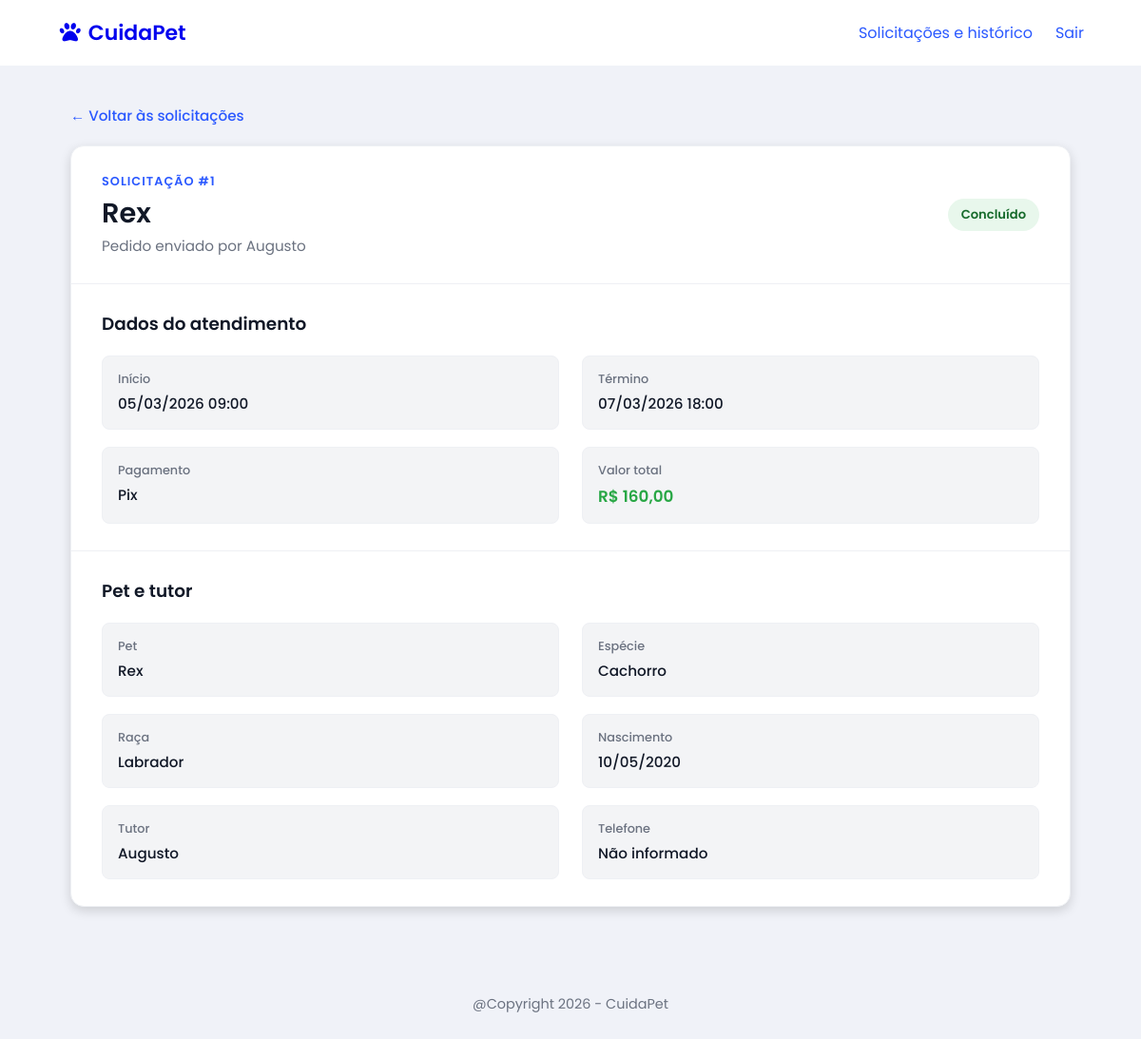
Screenshot of /cuidador/solicitacoes/1/ (signed in) with the database file from the repository.
### paginas/models.py (models this page shows, shortened)
class Agendamento(models.Model):
    class FormaPagamento(models.TextChoices):
        PIX = 'PIX', 'Pix'
        CARTAO = 'CARTAO', 'Cartão'
        DINHEIRO = 'DINHEIRO', 'Dinheiro'
    class Status(models.TextChoices):
        PENDENTE = 'PENDENTE', 'Pendente'
        ACEITO = 'ACEITO', 'Aceito'
        RECUSADO = 'RECUSADO', 'Recusado'
        CONCLUIDO = 'CONCLUIDO', 'Concluído'
        CANCELADO = 'CANCELADO', 'Cancelado'
    usuario = models.ForeignKey(
        'Usuario',
        on_delete=models.CASCADE,
        related_name='agendamentos'
    )
    cuidador = models.ForeignKey(
        'Cuidador',
        on_delete=models.CASCADE,
        related_name='agendamentos'
    )
    pet = models.ForeignKey(
        'Pet',
        on_delete=models.CASCADE,
        related_name='agendamentos'
    )
    forma_pagamento = models.CharField(max_length=20, choices=FormaPagamento.choices, null=False, blank=False)
    status = models.CharField(max_length=10, choices=Status.choices, default=Status.PENDENTE)
    data_inicio = models.DateTimeField(null=False, blank=False)
    data_fim = models.DateTimeField(null=False, blank=False)
    valor_total = models.DecimalField(max_digits=10, decimal_places=2)
    data_criacao = models.DateTimeField(auto_now_add=True)

class Pet(models.Model):
    class Especie(models.TextChoices):
        CACHORRO = 'CACHORRO', 'Cachorro'
        GATO = 'GATO', 'Gato'
    usuario = models.ForeignKey(
        'Usuario',
        on_delete=models.CASCADE,
        related_name='pets'
    )
    nome = models.CharField(max_length=150, null=False, blank=False)
    especie = models.CharField(max_length=20, choices=Especie.choices, null=False, blank=False)
    raca = models.CharField(max_length=150, null=False, blank=False)
    data_nascimento = models.DateField(null=False, blank=False)

class Usuario(AbstractUser):
    class TipoUsuario(models.TextChoices):
        TUTOR = 'TUTOR', 'Tutor'
        CUIDADOR = 'CUIDADOR', 'Cuidador'
    telefone = models.CharField(max_length=11)
    tipo_usuario = models.CharField(
        max_length=10,
        choices=TipoUsuario.choices
    )
    data_criacao = models.DateTimeField(auto_now_add=True)
    @property
    def nome(self):
        return self.first_name

### paginas/views.py (the view)
# urls.py: path('cuidador/solicitacoes/<int:pk>/', views.CuidadorSolicitacaoDetailView.as_view(), name='cuidador_solicitacao_detail'),
class CuidadorSolicitacaoDetailView(CuidadorRequiredMixin, DetailView):
    model = Agendamento
    template_name = 'cuidador_solicitacao_detail.html'
    context_object_name = 'agendamento'
    def get_queryset(self):
        return (Agendamento.objects.filter(cuidador__usuario=self.request.user)
                .select_related('usuario', 'pet', 'cuidador'))

### paginas/views.py (called while the page is built)
    def dispatch(self, request, *args, **kwargs):
        if request.user.is_authenticated and request.user.tipo_usuario != 'CUIDADOR':
            messages.error(request, "Esta área é exclusiva para cuidadores.")
            return redirect('home')
        return super().dispatch(request, *args, **kwargs)

### paginas/templates/cuidador_solicitacao_detail.html (shortened to what this page needs)
{% extends 'base.html' %}
{% load static %}
{% block css %}<link rel="stylesheet" href="{% static 'css/cuidador_solicitacoes.css' %}">{% endblock %}
{% block content %}
<div class="caregiver-page detail-page">
  <a class="back-link" href="{% url 'cuidador_solicitacoes' %}">← Voltar às solicitações</a>
  <article class="detail-card">
    <header class="detail-header">
      <div><p class="eyebrow">Solicitação #{{ agendamento.pk }}</p><h1>{{ agendamento.pet.nome }}</h1><p>Pedido enviado por {{ agendamento.usuario.first_name }}</p></div>
      <span class="status status-{{ agendamento.status|lower }}">{{ agendamento.get_status_display }}</span>
    </header>
    <section class="detail-section"><h2>Dados do atendimento</h2><dl class="detail-grid">
      <div><dt>Início</dt><dd>{{ agendamento.data_inicio|date:'d/m/Y H:i' }}</dd></div>
      <div><dt>Término</dt><dd>{{ agendamento.data_fim|date:'d/m/Y H:i' }}</dd></div>
      <div><dt>Pagamento</dt><dd>{{ agendamento.get_forma_pagamento_display }}</dd></div>
      <div><dt>Valor total</dt><dd class="price">R$ {{ agendamento.valor_total }}</dd></div>
    </dl></section>
    <section class="detail-section"><h2>Pet e tutor</h2><dl class="detail-grid">
      <div><dt>Pet</dt><dd>{{ agendamento.pet.nome }}</dd></div>
      <div><dt>Espécie</dt><dd>{{ agendamento.pet.get_especie_display }}</dd></div>
      <div><dt>Raça</dt><dd>{{ agendamento.pet.raca }}</dd></div>
      <div><dt>Nascimento</dt><dd>{{ agendamento.pet.data_nascimento|date:'d/m/Y' }}</dd></div>
      <div><dt>Tutor</dt><dd>{{ agendamento.usuario.first_name }}</dd></div>
      <div><dt>Telefone</dt><dd>{{ agendamento.usuario.telefone|default:'Não informado' }}</dd></div>
    </dl></section>
  </article>
</div>
{% endblock %}

### paginas/static/css/base.css (style rules this page uses)
:root { --color-primary: #2b59ff; --color-primary-hover: #1b3ecc; --color-primary-soft: #eef2ff; --color-background: #f0f2f8; --color-surface: #ffffff; --color-surface-muted: #f3f4f6; --color-border: #eef0f4; --color-text: #111827; --color-text-secondary: #374151; --color-text-muted: #6b7280; --color-text-subtle: #999999; --color-text-on-primary: #ffffff; --color-success: #28a745; --color-danger: #dc3545; --color-danger-soft: #ffeeee; --color-danger-border: #ffcccc; --color-info: #17a2b8; --color-warning: #f39c12; --color-warning-hover: #e67e22; --color-action-neutral: #95a5a6; --color-text-on-warning: var(--color-text-on-primary); --font-family-base: "Poppins", sans-serif; --radius-sm: 8px; --shadow-sm: 0 2px 4px rgba(0, 0, 0, 0.1); --shadow-md: 0 4px 12px rgba(0, 0, 0, 0.15); --shadow-lg: 0 4px 18px rgba(0, 0, 0, 0.15); --transition-toast: opacity 0.5s ease, transform 0.5s ease; }
* { margin: 0; padding: 0; box-sizing: border-box; font-family: var(--font-family-base); }
html, body { background: var(--color-background); display: flex; flex-direction: column; min-height: 100vh; }
a, a:visited { text-decoration: none; }

### paginas/static/css/cuidador_solicitacoes.css (style rules this page uses)
.caregiver-page { width: 100%; max-width: 1100px; margin: 0 auto; padding: 40px 24px 60px; }
.back-link { display: inline-flex; align-items: center; gap: 6px; margin-bottom: 20px; color: var(--color-primary); font-size: 0.95rem; font-weight: 500; transition: color 0.2s ease, transform 0.2s ease; }
.detail-card { width: 100%; background: var(--color-surface); border: 1px solid var(--color-border); border-radius: 14px; box-shadow: var(--shadow-md); overflow: hidden; }
.detail-header { display: flex; align-items: center; justify-content: space-between; gap: 24px; padding: 28px 32px; border-bottom: 1px solid var(--color-border); }
.detail-header > div { min-width: 0; }
.eyebrow { margin-bottom: 6px; color: var(--color-primary); font-size: 0.8rem; font-weight: 600; text-transform: uppercase; letter-spacing: 0.08em; }
.detail-header h1 { margin-bottom: 5px; color: var(--color-text); font-size: 1.8rem; font-weight: 600; line-height: 1.25; }
.detail-header p:not(.eyebrow) { color: var(--color-text-muted); font-size: 0.95rem; }
.status { flex-shrink: 0; display: inline-flex; align-items: center; justify-content: center; padding: 7px 14px; border-radius: 999px; font-size: 0.82rem; font-weight: 600; white-space: nowrap; }
.status-aceito, .status-confirmado, .status-concluido { color: #176b2c; background: #e8f7ec; }
.detail-section { padding: 28px 32px; }
.detail-section + .detail-section { border-top: 1px solid var(--color-border); }
.detail-section h2 { margin-bottom: 20px; color: var(--color-text); font-size: 1.15rem; font-weight: 600; }
.detail-grid { display: grid; grid-template-columns: repeat(2, minmax(0, 1fr)); gap: 18px 24px; }
.detail-grid > div { min-width: 0; padding: 15px 16px; background: var(--color-surface-muted); border: 1px solid var(--color-border); border-radius: var(--radius-sm); }
.detail-grid dt { margin-bottom: 5px; color: var(--color-text-muted); font-size: 0.8rem; font-weight: 500; }
.detail-grid dd { color: var(--color-text); font-size: 0.95rem; font-weight: 500; overflow-wrap: anywhere; }
.detail-grid dd.price { color: var(--color-success); font-size: 1.05rem; font-weight: 600; }

### rows the page displays
Agendamento: pk "1", pet.nome "Rex", usuario.first_name "Augusto", status "Concluído", data_inicio "05/03/2026 09:00", data_fim "07/03/2026 18:00", forma_pagamento "Pix", valor_total "160,00", pet.especie "Cachorro", pet.raca "Labrador", pet.data_nascimento "10/05/2020", usuario.telefone "Não informado"
